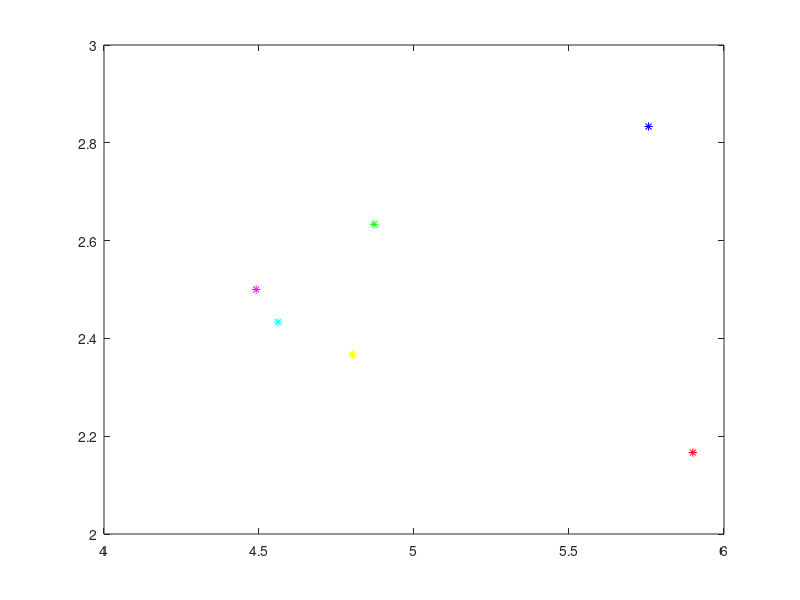

Write MATLAB code to recreate this figure.
# . exercicio da aula 1 de modelos  
# calcular os retornos e os riscos de 2 ativoes e depois formar uma carteira combinando 2 ativos,

A1=[2;4;-10;2;7;8]; #RETORNOS PASSADOS DO ATIVO 1
A2=[-3;7;0;-5;8;10]; #RETORNOS PASSADOS DO ATIVO 2
n= length(A1); #TAMANHO DO ATIVO 1
R1= sum(A1)/n; #RETORNO MEDIO DO ATIVO 1
R2= sum(A2)/n; #RETORNO MEDIO DO ATIVO 2
aux1 = (A1-R1).^2; #variavel auxiliar
v1 = sum(aux1)/n;  #variancia do ativo1
s1 = sqrt(v1);  # risco do ativo 1
###### PLOT DA CARTEIRA (RISCO ATIVO 1 E RISCO MEDIO DO ATIVO 1 ######
plot(s1,R1,'r*') # risco do ativo 1
hold on

aux2=(A2-R2).^2; # variavel auxiliar do ativo 2
v2 = sum(aux2)/n;  #variancia do ativo 2
s2 = sqrt(v2); # risco do ativo 2
plot(s2,R2,'b*')
aux3 = 0.5*(A1); #variavel auxiliar 50% do ativo1
aux4 = 0.5*(A2); #variavel auxiliar 50% do ativo2
rc = sum(aux3+aux4)/n; %Retorno da carteira comp com 50 porcento de cada ativo
vc = (sum((aux3-rc).^2+(aux4-rc).^2))/n; #Variancia da carteira composta
sc = sqrt(vc); #risco da carita composta por 50% de A1 e 50% de A2

######### PLOT DA CARTEIRA 50% DE A1 E 50% DE A2 E  RISCO DE 50% ATIVO1 E 50% ATIVO2 ######
plot(sc,rc,'m*')

###### outra maneira #################

aux5= 0.3*(A1); #variavel auxiliar 30% do ativo1
aux6 = 0.7*(A2); #variavel auxiliar 70% do ativo2

rc = sum(aux5+aux6)/n; %Retorno da carteira comp com 50 porcento de cada ativo
vc = (sum((aux5-rc).^2+(aux6-rc).^2))/n; #Variancia da carteira composta
sc = sqrt(vc); #risco da carita composta por 50% de A1 e 50% de A2
plot(sc,rc,'g*')

#############################################

aux5= 0.7*(A1); #variavel auxiliar 30% do ativo1
aux6 = 0.3*(A2); #variavel auxiliar 70% do ativo2

rc = sum(aux5+aux6)/n; %Retorno da carteira comp com 50 porcento de cada ativo
vc = (sum((aux5-rc).^2+(aux6-rc).^2))/n; #Variancia da carteira composta
sc = sqrt(vc); #risco da carita composta por 50% de A1 e 50% de A2
plot(sc,rc,'y*')
###################################################3

aux5= 0.6*(A1); #variavel auxiliar 30% do ativo1
aux6 = 0.4*(A2); #variavel auxiliar 70% do ativo2

rc = sum(aux5+aux6)/n; %Retorno da carteira comp com 50 porcento de cada ativo
vc = (sum((aux5-rc).^2+(aux6-rc).^2))/n; #Variancia da carteira composta
sc = sqrt(vc); #risco da carita composta por 50% de A1 e 50% de A2
plot(sc,rc,'c*')


